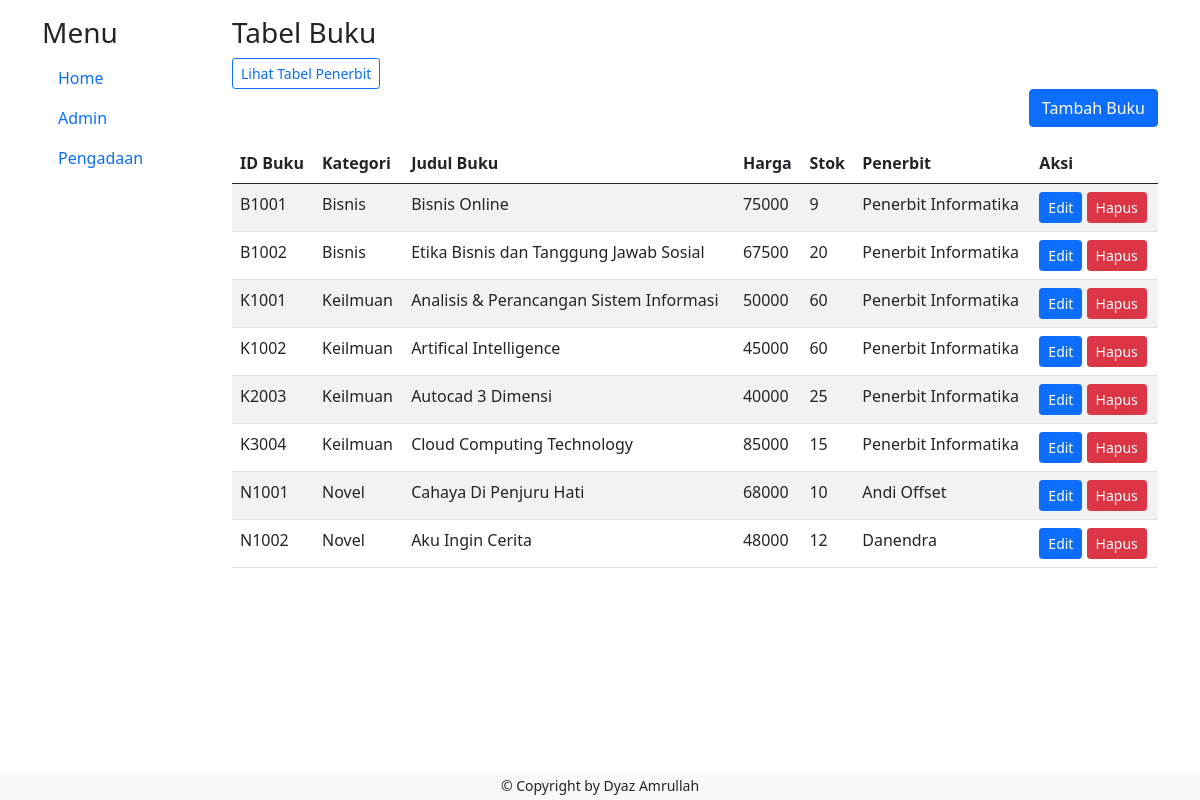
The app's page /admin.php with its own data.
### tables this page shows
CREATE TABLE `tb_buku` (
  `id` char(5) NOT NULL,
  `kategori` varchar(30) NOT NULL,
  `nama_buku` varchar(80) NOT NULL,
  `harga` int(11) NOT NULL,
  `stok` int(4) NOT NULL,
  `id_penerbit` char(4) NOT NULL
);

CREATE TABLE `tb_penerbit` (
  `id` char(4) NOT NULL,
  `nama` varchar(50) NOT NULL,
  `alamat` varchar(100) NOT NULL,
  `kota` varchar(50) NOT NULL,
  `telepon` varchar(14) NOT NULL
);

### admin.php (the view, shortened to what this page needs)
<!DOCTYPE html>
<html lang="en">
<head>
  <link href="https://cdn.jsdelivr.net/npm/bootstrap@5.0.2/dist/css/bootstrap.min.css" rel="stylesheet">
  <link rel="stylesheet" href="style.css">
</head>
<body>
  <div class="container">
    <div class="row">
      <div class="col-2 pt-3">
        <div class="sidebar">
          <h3>Menu</h3>
          <ul class="nav flex-column">
            <li class="nav-item">
              <a class="nav-link" href="index.php">Home</a>
            </li>
            <li class="nav-item">
              <a class="nav-link active" href="admin.php">Admin</a>
            </li>
            <li class="nav-item">
              <a class="nav-link" href="pengadaan.php">Pengadaan</a>
            </li>
          </ul>
        </div>
      </div>
      <div class="col-10">
        <div class="content pt-3">
          <h3>Tabel Buku</h3>
          <div>
            <a href="tampil-penerbit.php" class="btn btn-outline-primary btn-sm">Lihat Tabel Penerbit</a>
          </div>
          <div class="d-flex justify-content-end mb-3">
            <a href="tambah-buku.php" class="btn btn-primary">Tambah Buku</a>
          </div>
          <table class="table table-striped">
            <thead>
              <tr>
                <th>ID Buku</th>
                <th>Kategori</th>
                <th>Judul Buku</th>
                <th>Harga</th>
                <th>Stok</th>
                <th>Penerbit</th>
                <th>Aksi</th>
              </tr>
            </thead>
            <tbody>
              <?php
              include 'koneksi.php';
              $sql =
                "SELECT tb_buku.id, tb_buku.kategori, tb_buku.nama_buku, tb_buku.harga, tb_buku.stok, tb_penerbit.nama  FROM tb_buku, tb_penerbit WHERE tb_buku.id_penerbit=tb_penerbit.id";
              $result = $conn->query($sql);
              if ($result->num_rows > 0) {
                while ($row = $result->fetch_assoc()) {
                  echo "<tr>
                    <td>" . $row["id"] . "</td>
                    <td>" . $row["kategori"] . "</td>
                    <td>" . $row["nama_buku"] . "</td>
                    <td>" . $row["harga"] . "</td>
                    <td>" . $row["stok"] . "</td>
                    <td>" . $row["nama"] . "</td>
                    <td>
                        <a href='edit-buku.php?id=" . $row['id'] . "' class='btn btn-sm btn-primary'>Edit</a>
                        <a href='hapus-buku.php?id=" . $row['id'] . "' class='btn btn-sm btn-danger' onclick='return confirmDelete()'>Hapus</a>
                    </td>
                  </tr>";
                }
              } else {
                echo "<tr><td colspan='5'>Tidak ada data</td></tr>";
              }
              ?>
            </tbody>
          </table>
        </div>
      </div>
    </div>
  </div>
  <div class="footer">
    <p>&copy; Copyright by Dyaz Amrullah</p>
  </div>
</body>
</html>

### style.css (style rules this page uses)
.footer { height: 25px; text-align: center; background-color: #f8f9fa; position: fixed; left: 0; bottom: 0; width: 100%; font-size: 14px; }

### records on screen
tb_buku: id "B1001", kategori "Bisnis", nama_buku "Bisnis Online", harga "75000", stok "9", id_penerbit.nama "Penerbit Informatika"
tb_buku: id "B1002", kategori "Bisnis", nama_buku "Etika Bisnis dan Tanggung Jawab Sosial", harga "67500", stok "20", id_penerbit.nama "Penerbit Informatika"
tb_buku: id "K1001", kategori "Keilmuan", nama_buku "Analisis & Perancangan Sistem Informasi", harga "50000", stok "60", id_penerbit.nama "Penerbit Informatika"
tb_buku: id "K1002", kategori "Keilmuan", nama_buku "Artifical Intelligence", harga "45000", stok "60", id_penerbit.nama "Penerbit Informatika"
tb_buku: id "K2003", kategori "Keilmuan", nama_buku "Autocad 3 Dimensi", harga "40000", stok "25", id_penerbit.nama "Penerbit Informatika"
tb_buku: id "K3004", kategori "Keilmuan", nama_buku "Cloud Computing Technology", harga "85000", stok "15", id_penerbit.nama "Penerbit Informatika"
tb_buku: id "N1001", kategori "Novel", nama_buku "Cahaya Di Penjuru Hati", harga "68000", stok "10", id_penerbit.nama "Andi Offset"
tb_buku: id "N1002", kategori "Novel", nama_buku "Aku Ingin Cerita", harga "48000", stok "12", id_penerbit.nama "Danendra"
